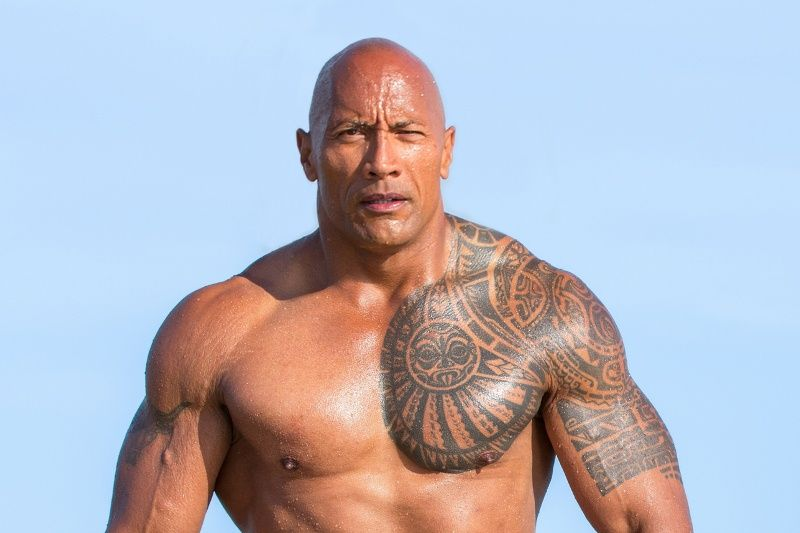
#> input picture 1.jpeg, 800 x 533 px
$ jupyter execute pasting_images.ipynb   (shell and % lines are left out)
#> lines starting #> are read from the running program, lines starting #| are printed output that depends on the picture
#> further down, image1 is the input picture: shape (533, 800, 3); mean B, G, R 193.2, 182.4, 182.9
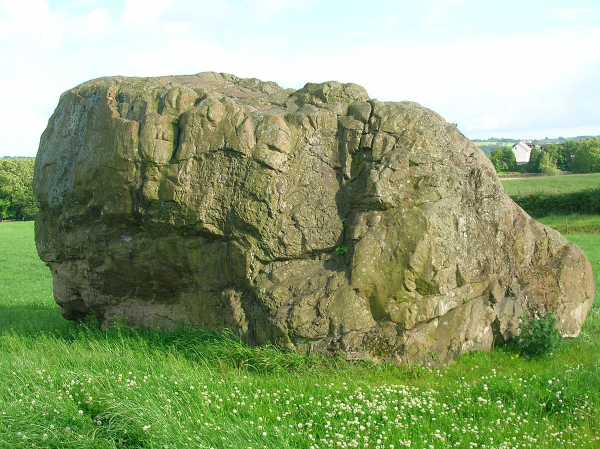
#> input picture 2.JPG, 1200 x 898 px, found by its file name (shown at 1/2 size)
#> further down, image2 is the input picture: shape (898, 1200, 3); mean B, G, R 115.9, 160.4, 143.1
## Склейка изображений

[cell 1]
import cv2
import numpy as np
import sys
import matplotlib.pyplot as plt

[cell 2]
def blend_image(A, B):
    b, g, r = cv2.split(A)
    A = cv2.merge([r, g, b])

    b, g, r = cv2.split(B)
    B= cv2.merge([r, g, b])

    A=cv2.resize(A,(240,240))
    B = cv2.resize(B, (240, 240))
    G = A.copy()
    gpA = [G]
    for i in range(6):
        G = cv2.pyrDown(G)
        gpA.append(G)
    # Сгенерировать гауссову пирамиду для рисунка B
    G = B.copy()
    gpB = [G]
    for i in range(6):
        G = cv2.pyrDown(G)
        gpB.append(G)
    # Построить пирамиду Лапласиана для рисунка A
    lpA = [gpA[5]]
    # print(np.array(lpA).shape)
    for i in range(5, 0, -1):
        size = (gpA[i - 1].shape[1], gpA[i - 1].shape[0])
        GE = cv2.pyrUp(gpA[i],dstsize=size)
        L = cv2.subtract(gpA[i - 1], GE)
        lpA.append(L)
    # Создать пирамиду Лапласиана для рисунка B
    lpB = [gpB[5]]
    for i in range(5, 0, -1):
        size = (gpB[i - 1].shape[1], gpB[i - 1].shape[0])
        GE = cv2.pyrUp(gpB[i],dstsize=size)
        L = cv2.subtract(gpB[i - 1], GE)
        lpB.append(L)
    # Добавить левую и правую
    # половины изображений на каждом уровне
    LS = []
    for la, lb in zip(lpA, lpB):
        rows, cols, dpt = la.shape
        ls = np.hstack((la[:, 0:cols // 2], lb[:, cols // 2:]))
        LS.append(ls)
    # Востановить изображения
    ls_ = LS[0]
    for i in range(1, 6):
        size = (LS[i].shape[1], LS[i].shape[0])
        ls_ = cv2.pyrUp(ls_,dstsize=size)
        ls_ = cv2.add(ls_, LS[i])
    plt.title('Слияние с помощью пирамид', fontsize=14)
    plt.imshow(ls_)

[cell 3]
def direct_merge(A, B):
    b, g, r = cv2.split(A)
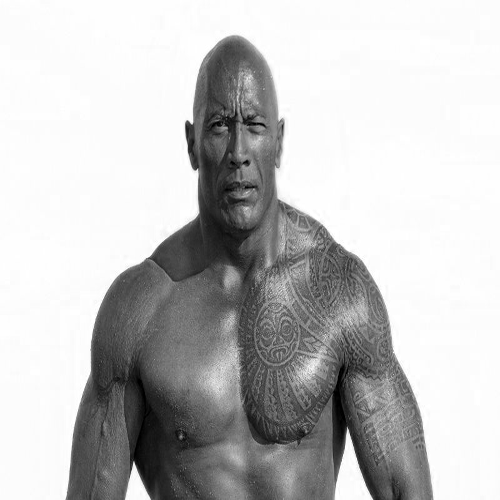
#> b: shape (500, 500); min 0, max 255, mean 193.2
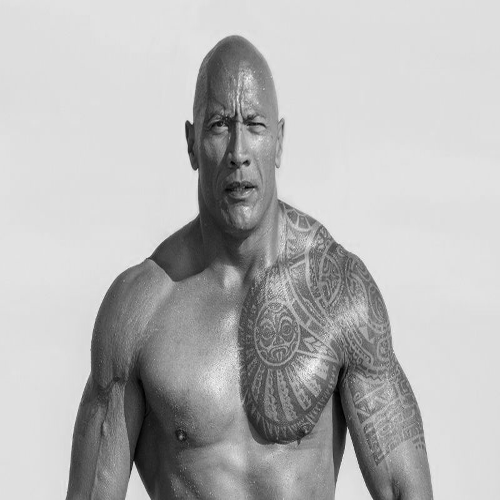
#> g: shape (500, 500); min 0, max 250, mean 182.4
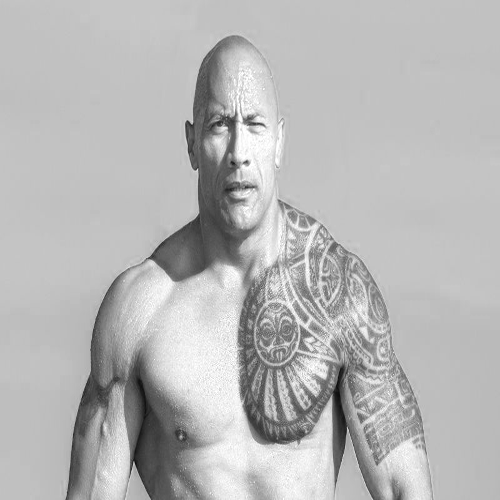
#> r: shape (500, 500); min 12, max 255, mean 182.9
    A = cv2.merge([r, g, b])
    b, g, r = cv2.split(B)
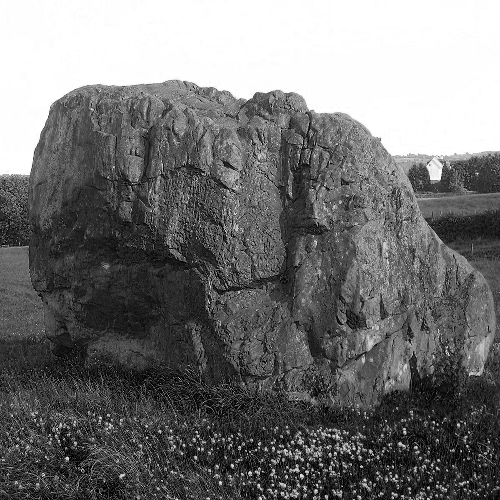
#> b: shape (500, 500); min 0, max 255, mean 116
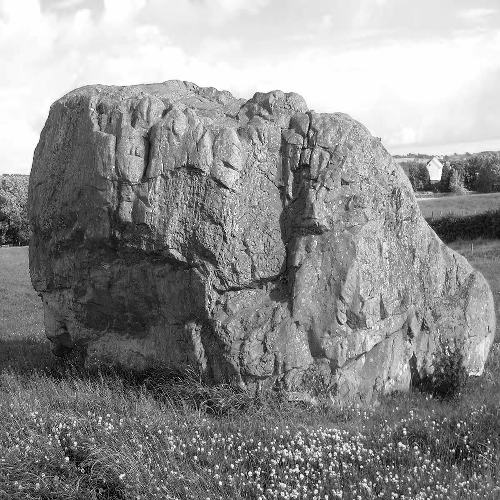
#> r: shape (500, 500); min 0, max 255, mean 143.1
    B= cv2.merge([r, g, b])
    A=cv2.resize(A,(500,500))
    B=cv2.resize(B,(500,500))

    C = A.copy()

    for i in range(500):
        for j in range(500):
            if j <= 250:
                C[i][j] = A[i][j]
            else:
                C[i][j] = B[i][j]
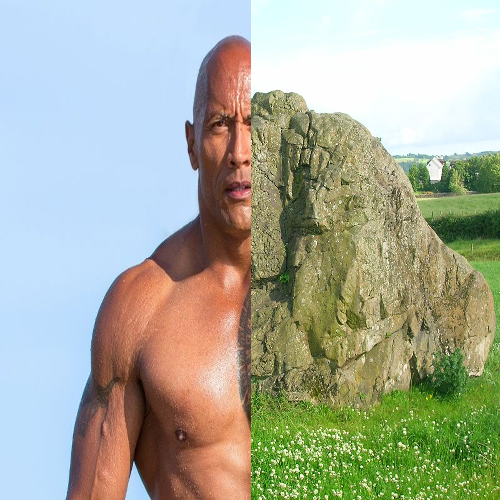
#> C: shape (500, 500, 3); mean R, G, B 168.5, 172.9, 155.3
    plt.title('Прямое слияние', fontsize=14)
    plt.imshow(C)

[cell 4]
image1 = cv2.imread('1.jpeg', 3)
A = cv2.resize(image1, (500, 500), interpolation=cv2.INTER_CUBIC)
plt.figure(figsize=(5,5))
plt.imshow(cv2.cvtColor(image1, cv2.COLOR_BGR2RGB))

[cell 5]
image2 = cv2.imread('2.jpg', 3)
B = cv2.resize(image2, (500, 500), interpolation=cv2.INTER_CUBIC)
plt.figure(figsize=(5,5))
plt.imshow(cv2.cvtColor(image2, cv2.COLOR_BGR2RGB))

[cell 6]
direct_merge(A, B)

[cell 7]
blend_image(A, B)
#> in blend_image, `A=cv2.resize(A,(240,240))`:
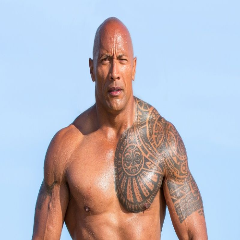
#> A: shape (240, 240, 3); mean R, G, B 182.8, 182.3, 193.1
#> after the loop in blend_image, `for i in range(6):`: gpA = 7 items
#> the loop in blend_image, `for i in range(6):` made 6 passes
#> pass 1, in blend_image, `G = cv2.pyrDown(G)`:
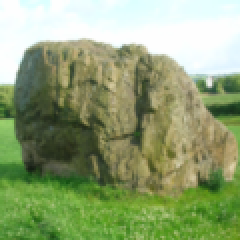
#> G: shape (120, 120, 3) (shown 2 times larger); mean R, G, B 143.2, 160.5, 116.3
#> after the loop in blend_image, `for i in range(5, 0, -1):`: lpA = 6 items
#> the loop in blend_image, `for la, lb in zip(lpA, lpB):` made 6 passes
#> (rows, cols) on passes 1 to 6: (8, 8), (15, 15), (30, 30), (60, 60), (120, 120), (240, 240)
#> after the loop in blend_image, `for i in range(1, 6):`:
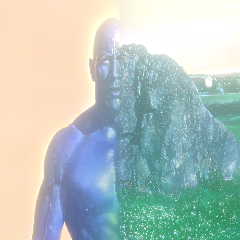
#> ls_: shape (240, 240, 3); mean of channels 0, 1, 2 190.2, 195.4, 178.9; drawn as B, G, R
